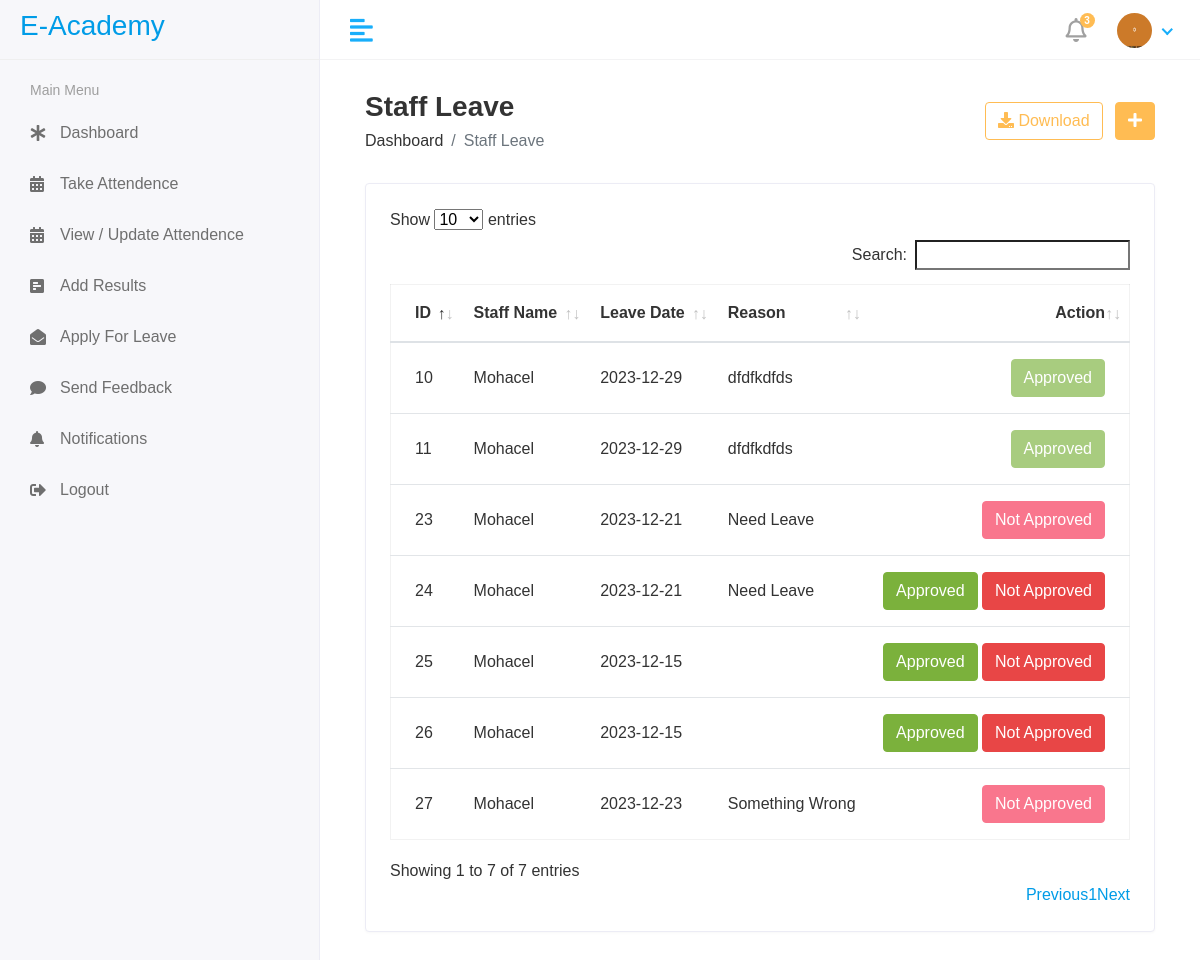
The app's page /hod/staff/view_leave (signed in) with its own data.
### iacademy/models.py (models this page shows, shortened)
class CustomUser(AbstractUser):
    USER = (
        (1,'HOD'),
        (2,'STAFF'),
        (3,'STUDENTS'),
    )
    user_type = models.CharField(choices=USER, max_length=30, default=1)
    profile_pic = models.ImageField(upload_to='media/profile_pic')

class Staff_leave(models.Model):
    staff_id = models.ForeignKey(Staff, on_delete = models.CASCADE)
    date = models.CharField(max_length=100)
    message = models.TextField()
    status = models.IntegerField(default = 0)

class Staff(models.Model):
    admin = models.OneToOneField(CustomUser, on_delete=models.CASCADE)
    address = models.TextField()
    gender = models.CharField(max_length=100)
    created_at = models.DateTimeField(auto_now_add=True)
    updated_at = models.DateTimeField(auto_now=True)

### mainAcademy/hod_views.py (the view)
# urls.py: path('hod/staff/view_leave', hod_views.VIEW_LEAVE , name='view_leave'),
@login_required(login_url='/')
def VIEW_LEAVE(request):
        staff_leave = Staff_leave.objects.all()
        context = {
            'staff_leave': staff_leave,
        }
        return render(request, 'hod/view_leave.html',context)

### templates/hod/view_leave.html (shortened to what this page needs)
{% extends 'base.html'%}
{% block content %}
<div class="content container-fluid">
    <div class="page-header">
       <div class="row align-items-center">
          <div class="col">
             <h3 class="page-title">Staff Leave</h3>
             <ul class="breadcrumb">
                <li class="breadcrumb-item"><a href="index.html">Dashboard</a></li>
                <li class="breadcrumb-item active">Staff Leave</li>
             </ul>
          </div>
          <div class="col-auto text-right float-right ml-auto">
             <a href="#" class="btn btn-outline-primary mr-2"><i class="fas fa-download"></i> Download</a>
             <a href="add-student.html" class="btn btn-primary"><i class="fas fa-plus"></i></a>
          </div>
       </div>
    </div>
    <div class="row">
       <div class="col-sm-12">
          <div class="card card-table">
             <div class="card-body">
                <div class="table-responsive">
                   <table id="table_id" class="table table-hover table-center mb-0 ">
                      <thead>
                         <tr>
                            <th>ID</th>
                            <th>Staff Name</th>
                            <th>Leave Date</th>
                            <th>Reason</th>
                            <th class="text-right">Action</th>
                         </tr>
                      </thead>
                      <tbody>
                      {% for i in staff_leave %}
                         <tr>
                            <td>{{i.id}}</td>
                            <td>{{i.staff_id.admin.first_name}}</td>
                            <td>{{i.date}}</td>
                            <td>{{i.message}}</td>
                            <td class="text-right">
                               <div class="actions">
                                {% if i.status == 0 %}
                                <a href = "{% url 'approved_leave' i.id %}" class = "btn btn-success">Approved</a>
                                <a href = "{% url 'disapproved_leave' i.id %}" class = "btn btn-danger">Not Approved</a>
                                {% elif i.status == 1 %}
                                <button class = "btn btn-success" disabled = 'disabled'>Approved</button>
                                {% else %}
                                <button class = "btn btn-danger" disabled = 'disabled'>Not Approved</button>
                                {% endif %}
                               </div>
                            </td>
                         </tr>
                      {% endfor %}
                      </tbody>
                   </table>
                </div>
             </div>
          </div>
{% endblock %}

### templates/common/header.html (shortened to what this page needs)
{% load static %}
<div class="header">
    <div class="header-left">
       <a href="index.html" class="logo">
       <h3>E-Academy</h3>
       </a>
    </div>
    <a href="javascript:void(0);" id="toggle_btn">
    <i class="fas fa-align-left"></i>
    </a>
    <ul class="nav user-menu">
       <li class="nav-item dropdown noti-dropdown">
          <a href="#" class="dropdown-toggle nav-link" data-toggle="dropdown">
          <i class="far fa-bell"></i> <span class="badge badge-pill">3</span>
          </a>
       </li>
       <li class="nav-item dropdown has-arrow">
          <a href="#" class="dropdown-toggle nav-link" data-toggle="dropdown">
            {% if user.profile_pic == "" %}
               <span class="user-img"><img class="rounded-circle" src="{% static 'assets/img/noimg.png' %}" width="35" height = "35" alt="Asadu Jaman"></span>
            {% else %}
               <span class="user-img"><img class="rounded-circle" src="/{{user.profile_pic}}" width="35" height = "35" alt="Asadu Jaman"></span>
            {% endif %}
         </a>
       </li>
    </ul>
 </div>

### static/assets/css/style.css (style rules this page uses)
html { height: 100%; }
body { background-color: #fff; color: #333; font-family: 'Poppins', sans-serif; font-size: 1rem; height: 100%; line-height: 1.5; overflow-x: hidden; }
h1, h2, h3, h4, h5, h6 { font-family: 'Poppins', sans-serif; margin-top: 0; }
a { color: #009ce7; }
input, button, a { transition: all 0.4s ease; -moz-transition: all 0.4s ease; -o-transition: all 0.4s ease; -ms-transition: all 0.4s ease; -webkit-transition: all 0.4s ease; }
input, input:focus, button, button:focus { outline: none; }
ul, ol { padding: 0px; list-style: none; }
.table { color: #333; max-width: 100%; margin-bottom: 0; width: 100%; }
.table.dataTable { border-collapse: collapse !important; border: 1px solid rgba(0, 0, 0, 0.05); }
.table thead tr th { font-weight: 600; }
.table tbody tr { border-bottom: 1px solid rgba(0, 0, 0, 0.05); }
.table.table-center td, .table.table-center th { vertical-align: middle; }
.card-table .card-body .table > thead > tr > th { border-top: 0; }
.card-table .card-body .table tr td:first-child, .card-table .card-body .table tr th:first-child { padding-left: 1.5rem; }
.card-table .card-body .table tr td:last-child, .card-table .card-body .table tr th:last-child { padding-right: 1.5rem; }
.card-table .table td, .card-table .table th { border-top: 1px solid #e2e5e8; padding: 1rem 0.75rem; white-space: nowrap; }
.btn-primary { background-color: #FFBC53; border: 1px solid #FFBC53; }
.btn-success { background-color: #7bb13c; border: 1px solid #7bb13c }
.btn-success.disabled, .btn-success:disabled { background-color: #7bb13c; border-color: #7bb13c; color: #fff; }
.btn-danger { background-color: #e84646; border: 1px solid #e84646; }
.btn-danger.disabled, .btn-danger:disabled { background-color: #f62d51; border-color: #f62d51; color: #fff; }
.btn-outline-primary { color: #FFBC53; border-color: #FFBC53; }
.card { border: 1px solid #ececf5; box-shadow: 0 1px 3px 0 rgba(0, 0, 0, 0.03); margin-bottom: 1.875rem; }
.card-body { padding: 1.5rem; }
.header { background-color: #fff; border-bottom: 1px solid #f3f3f4; left: 0; position: fixed; right: 0; top: 0; z-index: 1001; height: 60px; }
.header .header-left { float: left; height: 60px; padding: 0 20px; position: relative; width: 320px; z-index: 1; transition: all 0.2s ease-in-out; background-color: #f7f7fa; border-bottom: 1px solid #efefef; border-right: 1px solid #ececf5; display: flex; align-items: center; }
.header .header-left .logo { display: inline-block; line-height: 60px; }
.header .dropdown-toggle:after { display: none; }
.header .has-arrow .dropdown-toggle:after { border-top: 0; border-left: 0; border-bottom: 2px solid #18aefa; border-right: 2px solid #18aefa; content: ''; height: 8px; display: inline-block; pointer-events: none; -webkit-transform-origin: 66% 66%; -ms-transform-origin: 66% 66%; transform-origin: 66% 66%; -webkit-transform: rotate(45deg); -ms-transform: rotate(45deg); transform: rotate(45deg); -webkit-transition: all 0.15s ease-in-out; transition: all 0.15s ease-in-out; width: 8px; vertical-align: 0px; }
.user-menu { float: right; margin: 0; position: relative; z-index: 99; padding-right: 15px; }
.user-menu.nav > li > a { color: #a0a0a0; font-size: 14px; line-height: 58px; padding: 0 15px; height: 60px; }
.user-img { margin-right: 3px; position: relative; }
.page-header { margin-bottom: 1.875rem; }
.page-header .breadcrumb { background-color: transparent; color: #6c757d; font-size: 1rem; font-weight: 500; margin-bottom: 0; padding: 0; }
.page-header .breadcrumb a { color: #333; }
.page-title { font-size: 28px; font-weight: 600; color: #333; margin-bottom: 5px; }
.user-menu.nav > li > a .badge { background-color: #FFBC53; display: block; font-size: 10px; font-weight: bold; height: 15px; width: 15px; position: absolute; right: 7px; top: 13px; color: #fff; padding: 3px; }
.user-menu.nav > li > a > i { font-size: 1.5rem; line-height: 60px; }
@media (min-width: 992px) { #toggle_btn { align-items: center; color: #18aefa; display: inline-flex; float: left; font-size: 26px; height: 60px; justify-content: center; margin-left: 15px; padding: 0 15px; } }

### records on screen
CustomUser: profile_pic (picture)
Staff_leave: id "10", staff_id.admin.first_name "Mohacel", date "2023-12-29", message "dfdfkdfds", status "Approved"
Staff_leave: id "11", staff_id.admin.first_name "Mohacel", date "2023-12-29", message "dfdfkdfds", status "Approved"
Staff_leave: id "23", staff_id.admin.first_name "Mohacel", date "2023-12-21", message "Need Leave", status "Not Approved"
Staff_leave: id "24", staff_id.admin.first_name "Mohacel", date "2023-12-21", message "Need Leave", status "Approved"
Staff_leave: id "25", staff_id.admin.first_name "Mohacel", date "2023-12-15", status "Approved"
Staff_leave: id "26", staff_id.admin.first_name "Mohacel", date "2023-12-15", status "Approved"
Staff_leave: id "27", staff_id.admin.first_name "Mohacel", date "2023-12-23", message "Something Wrong", status "Not Approved"
